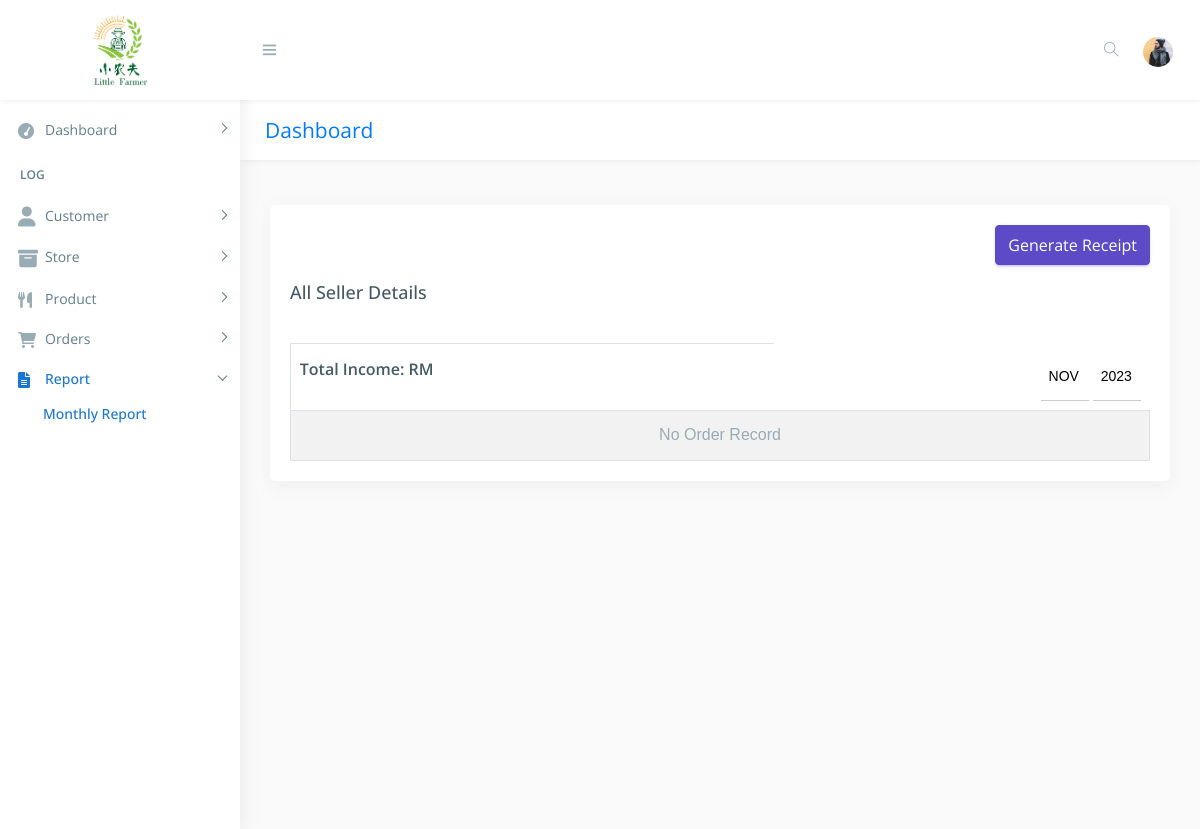
/seller/sellerReport.php, run on an earlier commit of the app's database.
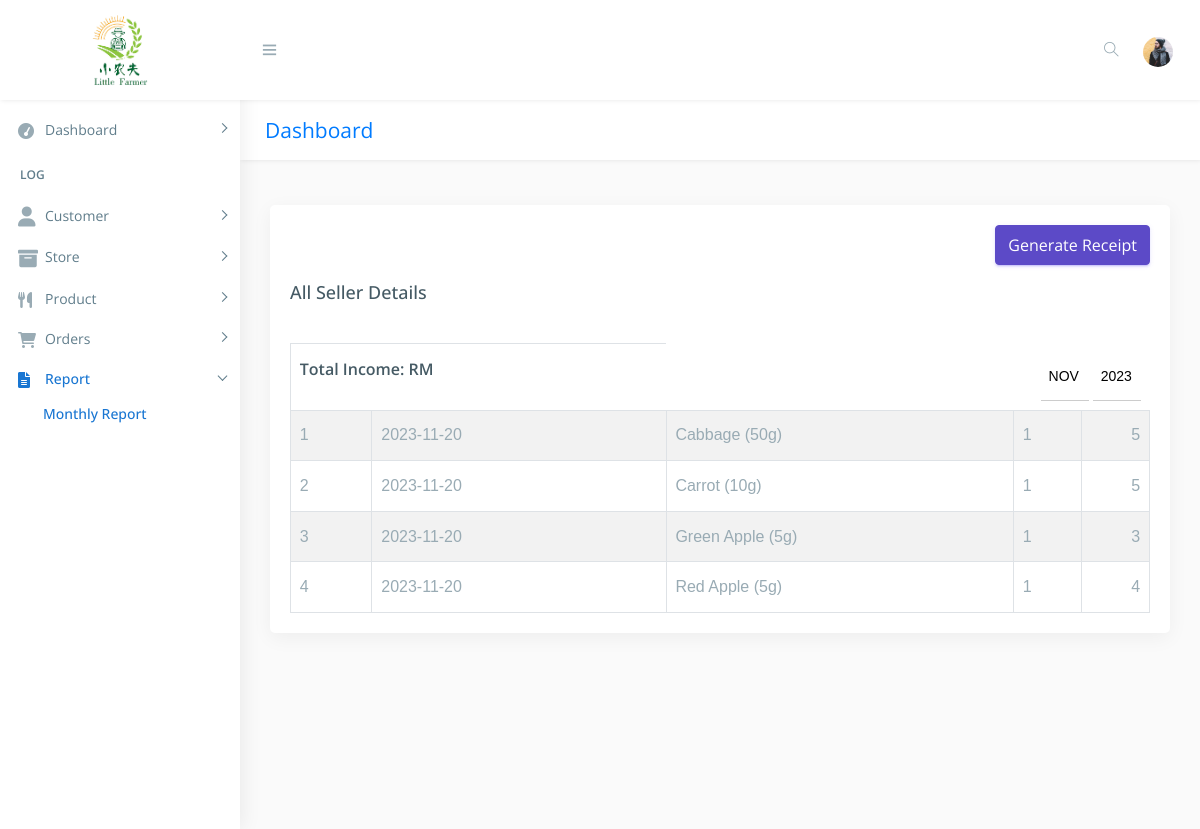
And on a later commit of the database.
### tables this page shows
CREATE TABLE `order_item` (
  `order_item_id` int(11) NOT NULL,
  `order_id` int(11) NOT NULL DEFAULT 0,
  `product_id` int(11) NOT NULL DEFAULT 0,
  `quantity` varchar(255) NOT NULL,
  `price` varchar(255) NOT NULL,
  `total` varchar(255) NOT NULL,
  `order_item_status` int(11) NOT NULL DEFAULT 0
);

CREATE TABLE `orders` (
  `order_id` int(11) NOT NULL,
  `order_date` date NOT NULL,
  `client_name` varchar(255) NOT NULL,
  `client_contact` varchar(255) NOT NULL,
  `sub_total` varchar(255) NOT NULL,
  `vat` varchar(255) NOT NULL,
  `total_amount` varchar(255) NOT NULL,
  `discount` varchar(255) NOT NULL,
  `grand_total` varchar(255) NOT NULL,
  `paid` varchar(255) NOT NULL,
  `due` varchar(255) NOT NULL,
  `payment_type` int(11) NOT NULL,
  `payment_status` int(11) NOT NULL,
  `payment_place` int(11) NOT NULL,
  `gstn` varchar(255) NOT NULL,
  `order_status` int(11) NOT NULL DEFAULT 0,
  `user_id` int(11) NOT NULL,
  `order_belong` int(15) NOT NULL
);

CREATE TABLE `product` (
  `product_id` int(11) NOT NULL,
  `product_name` varchar(255) NOT NULL,
  `product_image` text NOT NULL,
  `descr` varchar(500) NOT NULL,
  `weight` int(5) NOT NULL,
  `categories_id` int(11) NOT NULL,
  `quantity` decimal(11,3) NOT NULL,
  `price` decimal(10,2) NOT NULL,
  `owner` text NOT NULL,
  `active` int(11) NOT NULL DEFAULT 0,
  `status` int(11) NOT NULL DEFAULT 0
);

### seller/sellerReport.php (the view, shortened to what this page needs)
<!DOCTYPE html>
<html lang="en">
<head>
    <link href="css/lib/bootstrap/bootstrap.min.css" rel="stylesheet">
    <link href="css/helper.css" rel="stylesheet">
    <link href="css/style.css" rel="stylesheet">
</head>
<body class="fix-header fix-sidebar">
<?php
include("./../connection/connect.php");
?>
    <div id="main-wrapper">
        <?php
        include("sidebar.php");
        ?>
        <div class="page-wrapper">
            <div class="row page-titles">
                <div class="col-md-5 align-self-center">
                    <h3 class="text-primary">Dashboard</h3> </div>
            </div>
            <div class="container-fluid">
                <div class="row">
                    <div class="col-12">
                        <div class="card">
                            <div class="card-body">
                            <div class="d-flex justify-content-end mb-3">
                                <button class="btn btn-primary" onclick="generateReceipt()">Generate Receipt</button>
                            </div>
                                <h4 class="card-title">All Seller Details</h4>
                                <div class="table-responsive m-t-40">
                                    <table id="example23" class="table table-bordered table-striped">
                                        <thead>
											<tr>
												<th colspan="2" style="border-right: none"><left>Total Income: RM <a id="monthlyIncome"></a>  </left></th>
												<th colspan="4" style="border: none">
													<a style="margin-left: 25%;">
														<select class="select" name="month" id="month" onChange="retakeData()">
															<?php
																for ($i = 1; $i <= 12; $i++) {
																	$monthName = strtolower(date("M", mktime(0, 0, 0, $i, 1, date("Y"))));
																	$isSelected = ($i == date("n")) ? 'selected' : '';
																	echo '<option value="' . $i . '" ' . $isSelected . '>' . strtoupper($monthName) . '</option>';
																}
															?>
														</select>
														<select name="year" class="select" id="year" onChange="retakeData()">
															<?php
																for ($i = 2023; $i <= 2060; $i++) {
																	$isSelected = ($i == $currentYear) ? 'selected' : '';
																	echo '<option value="' . $i . '" ' . $isSelected . '>' . $i . '</option>';
																}
															?>
														</select>
													</a>
												</th>
											</tr>
                                        </thead>
                                        <tbody id="tableBody">
											<?php
												if($_SESSION['adm_co'] == 'SUPA'){
													$sql = "SELECT admin.*, restaurant.*, SUM(orders.total_amount) AS total
															FROM admin
															INNER JOIN restaurant ON admin.store = rs_id
															LEFT JOIN orders ON admin.store = orders.order_belong
																AND orders.order_date LIKE '$selectedDate%'
															WHERE admin.code = 'SUPP'
															GROUP BY admin.store
															ORDER BY total DESC";
													$query = $db->query($sql);
													if (!$query->num_rows > 0) {
														echo '<td colspan="7"><center>No Seller-Data!</center></td>';
													} else {
														while ($rows = mysqli_fetch_array($query)) {
															if ($rows['total'] == 0) {
																$rows['total'] = 0;
															}
															echo '<tr>
																	<td>' . $rows['username'] . '</td>
																	<td>' . $rows['title'] . '</td>
																	<td>' . $rows['email'] . '</td>
																	<td>' . $rows['phone'] . '</td>
																	<td>' . $rows['address'] . '</td>
																	<td>' . floatval($rows['total']) . '</td>
																  </tr>';
														}
													}
												}
												else{
													$sql = "SELECT
																o.order_id,
																o.order_date,
																oi.quantity,
																oi.price,
																p.product_name
															FROM orders o
															INNER JOIN order_item oi ON o.order_id = oi.order_id
															INNER JOIN product p ON oi.product_id = p.product_id
															WHERE o.order_date LIKE '$selectedDate%'
																	AND o.order_status = '3'";
													$query = $db->query($sql);
													$no =1;
													if (!$query->num_rows > 0) {
														echo '<tr><td colspan="5"><center>No Order Record</center></td></tr>';
													} else {
														while ($rows = mysqli_fetch_array($query)) {
															if ($rows['total'] == 0) {
																$rows['total'] = 0;
															}
															echo '<tr>
																	<td>' . $no . '</td>
																	<td>' . $rows['order_date'] . '</td>
																	<td>' . $rows['product_name'] . '</td>
																	<td>' . $rows['quantity'] . '</td>
																	<td>' . $rows['price'] . '</td>
																  </tr>';
															++$no;
														}
													}
												}
											?>
                                        </tbody>
                                    </table>
                                </div>
                            </div>
                        </div>
					</div>
                </div>
            </div>
        </div>
    </div>
</body>
</html>

### seller/sidebar.php (shortened to what this page needs)
<link rel="stylesheet" href="https://cdnjs.cloudflare.com/ajax/libs/font-awesome/6.0.0/css/all.min.css">
<div class="header">
    <nav class="navbar top-navbar navbar-expand-md navbar-light">
        <div class="navbar-header">
            <a class="navbar-brand" href="./../market.php">
                <b><img src="./../landing/logo.png" alt="homepage" class="dark-logo" style="width: 100px; height: auto;" /></b>
            </a>
        </div>
        <div class="navbar-collapse">
            <ul class="navbar-nav mr-auto mt-md-0">
                <li class="nav-item m-l-10"> <a class="nav-link sidebartoggler hidden-sm-down text-muted  " href="javascript:void(0)"><i class="ti-menu"></i></a> </li>
            </ul>
            <ul class="navbar-nav my-lg-0">
                <li class="nav-item hidden-sm-down search-box"> <a class="nav-link hidden-sm-down text-muted  " href="javascript:void(0)"><i class="ti-search"></i></a>
                </li>
                <li class="nav-item dropdown">
                    <a class="nav-link dropdown-toggle text-muted  " href="#" data-toggle="dropdown" aria-haspopup="true" aria-expanded="false"><img src="images/users/5.jpg" alt="user" class="profile-pic" /></a>
                </li>
            </ul>
        </div>
    </nav>
</div>
<div class="left-sidebar">
    <div class="scroll-sidebar">
        <nav class="sidebar-nav">
            <ul id="sidebarnav">
                <li class="nav-label">Home</li>
                <li> <a class="has-arrow  " href="#" aria-expanded="false"><i class="fa fa-tachometer"></i><span class="hide-menu">Dashboard</span></a>
                </li>
                <li class="nav-label">Log</li>
					<li> <a class="has-arrow  " href="#" aria-expanded="false">  <span><i class="fa fa-user f-s-20 "></i></span><span class="hide-menu">Customer</span></a>
					</li>
					<li> <a class="has-arrow  " href="#" aria-expanded="false"><i class="fa fa-archive f-s-20 color-warning"></i><span class="hide-menu">Store</span></a>
					<?php
                if ($_SESSION['store'] == null)
                {
					?>
					</li>
					<?php
                }
                else
                {
					?>
					<li><a href="update_restraunt.php">Edit Store</a></li>
						</ul>
					</li>
					<?php
                }
                ?>
				<li> <a class="has-arrow  " href="#" aria-expanded="false"><i class="fa fa-cutlery" aria-hidden="true"></i><span class="hide-menu">Product</span></a>
                </li>
                <li> <a class="has-arrow  " href="#" aria-expanded="false"><i class="fa fa-shopping-cart" aria-hidden="true"></i><span class="hide-menu">Orders</span></a>
                </li>
				<li> <a class="has-arrow  " href="#" aria-expanded="false"><i class="fa fa-file-alt" aria-hidden="true"></i><span class="hide-menu">Report</span></a>
                  	<ul aria-expanded="false" class="collapse">
						<li><a href="sellerReport.php">Monthly Report</a></li>
                	</ul>
                </li>
            </ul>
        </nav>
    </div>
</div>

### seller/css/helper.css (style rules this page uses)
.f-s-20 { font-size: 20px!important; }
.m-t-40 { margin-top: 40px!important; }
.m-l-10 { margin-left: 10px!important; }

What changed in the data, as far as the page shows it:
added order_item: order.order_date "2023-11-20", product.product_name "Cabbage (50g)", quantity "1", price "5"
added order_item: order.order_date "2023-11-20", product.product_name "Carrot (10g)", quantity "1", price "5"
added order_item: order.order_date "2023-11-20", product.product_name "Green Apple (5g)", quantity "1", price "3"
added order_item: order.order_date "2023-11-20", product.product_name "Red Apple (5g)", quantity "1", price "4"
Also different on the page:
text no longer shown: "No Order Record"
